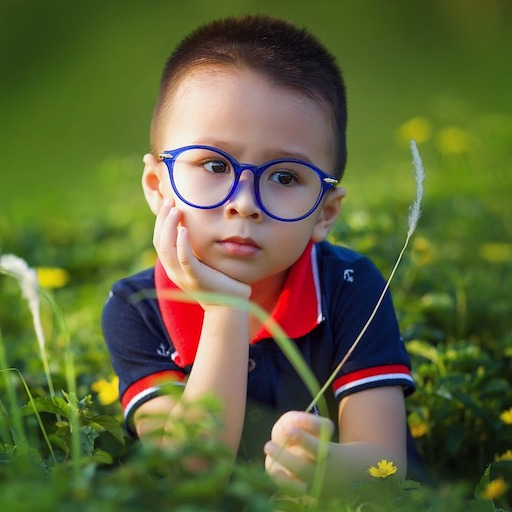
//> input picture resources_opencv/images/sample.jpg, 512 x 512 px
$ ./Image_In_Painting   (built with g++ and OpenCV 4)
//> lines starting //> are read from the running program, lines starting //| are printed output that depends on the picture; after the words box and inside, x2 and y2 are one past the last pixel; in counts of white or black regions, pixels touching at a corner belong together
### LearnOpenCV_course/Image_Analysis/dataPath.h

#include<string>
std::string DATA_PATH = "../resources_opencv";

### LearnOpenCV_course/Image_Analysis/Image_In_Painting.cpp
#include "opencv2/imgcodecs.hpp"
#include "opencv2/highgui.hpp"
#include "opencv2/imgproc.hpp"
#include "opencv2/photo.hpp"
#include "dataPath.h"
#include <iostream>

using namespace cv;
using namespace std;

// Объявляем объекты Mat для исходного изображения и маску для зарисовки
Mat img, inpaintMask;
// Объект Mat для вывода результата
Mat res;
Point prevPt (-1, -1);

// функция onMouse для обработки мыши
// Используется для рисования областей, необходимых для закрашивания
static void onMouse (int event, int x, int y, int flags, void*)
{
    if (event == EVENT_LBUTTONUP || !(flags & EVENT_FLAG_LBUTTON))
        prevPt = Point (-1, -1);
    else if (event == EVENT_LBUTTONDOWN)
        prevPt = Point (x, y);
    else if (event == EVENT_MOUSEMOVE && (flags & EVENT_FLAG_LBUTTON)) {
        Point pt (x, y);
        if (prevPt.x < 0) prevPt = pt;
        line (inpaintMask, prevPt, pt, Scalar::all (255), 5, 8, 0);
        line (img, prevPt, pt, Scalar::all (255), 5, 8, 0);
        prevPt = pt;
        imshow ("image", img);
        imshow ("image: mask", inpaintMask);
    }
}

int main (int argc, char** argv)
{
    cout << "Usage: ./inpaint <image_path>" << endl;
    cout << "Keys: " << endl;
    cout << "t - inpaint using FMM" << endl;
    cout << "n - inpaint using NS technique" << endl;
    cout << "r - reset the inpainting mask" << endl;
    cout << "ESC - exit" << endl;

    string filename;
    if (argc > 1)
        filename = argv [1];
    else
        filename = DATA_PATH + "/images/sample.jpg";

    // Прочитать изображение в цветном режиме
    img = imread (filename, IMREAD_COLOR);
//> img is the input picture: 512 rows x 512 cols, CV_8UC3; mean B, G, R 57.8, 101.6, 95.4
    Mat img_mask;
    // Возвращает ошибку, если изображение не считано правильно
    if (img.empty ()) {
        cout << "Failed to load image: " << filename << endl;
        return 0;
    }

    namedWindow ("image", WINDOW_AUTOSIZE);

    // Создать копию исходного изображения
    img_mask = img.clone ();
    // Инициализируем маску (черное изображение)
    inpaintMask = Mat::zeros (img_mask.size (), CV_8U);

    // Показать исходное изображение
    imshow ("image", img);
    setMouseCallback ("image", onMouse, NULL);

    for (;;) {
        char c = (char)waitKey ();
//> the left mouse button is pressed at (128, 128)
//> the mouse is dragged to (256, 256)
//> call 2 of onMouse, with event = 0, x = 256, y = 256, flags = 1
//> in onMouse (call 2), `line (inpaintMask, prevPt, pt, Scalar::all (255), 5, 8, 0);`:
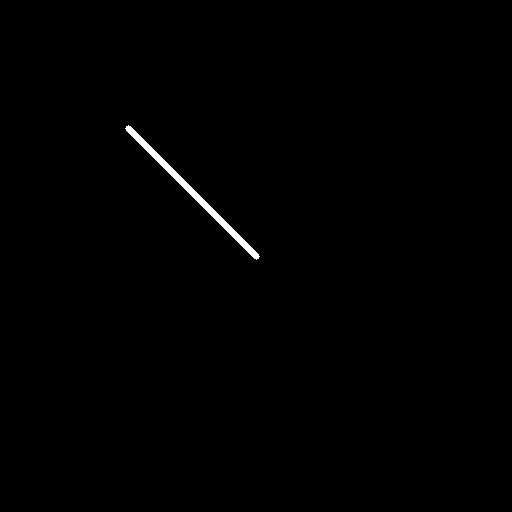
//> inpaintMask: 512 rows x 512 cols, CV_8UC1; 0.45% white; 1 white region, box (x1, y1, x2, y2) and area: (125, 125, 260, 260) 1181
//> in onMouse (call 2), `line (img, prevPt, pt, Scalar::all (255), 5, 8, 0);`:
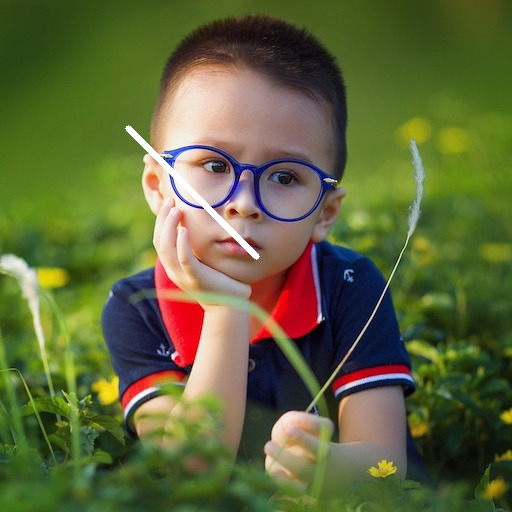
//> img: 512 rows x 512 cols, CV_8UC3; 0.45% of pixels changed, all inside (x1, y1, x2, y2) = (125, 125, 260, 260)
//> the mouse is dragged to (384, 384)
//> call 3 of onMouse, with event = 0, x = 384, y = 384, flags = 1
//> in onMouse (call 3), `line (inpaintMask, prevPt, pt, Scalar::all (255), 5, 8, 0);`:
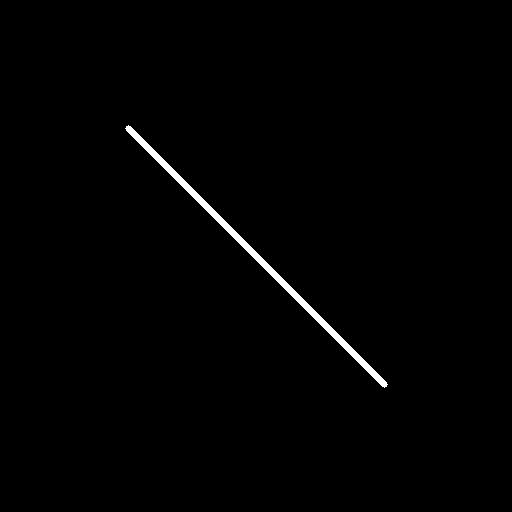
//> inpaintMask: 512 rows x 512 cols, CV_8UC1; 0.89% white; 1 white region, box (x1, y1, x2, y2) and area: (125, 125, 388, 388) 2333
//> in onMouse (call 3), `line (img, prevPt, pt, Scalar::all (255), 5, 8, 0);`:
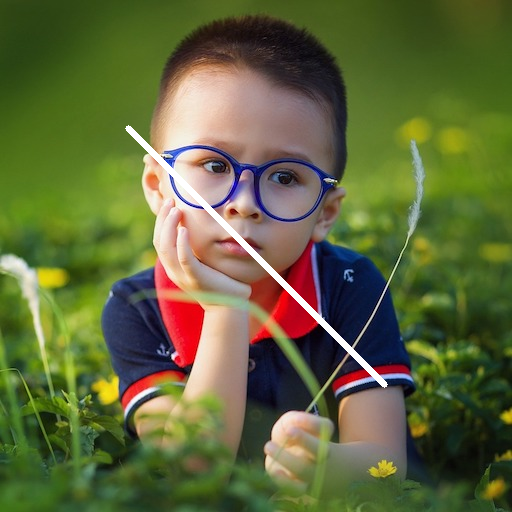
//> img: 512 rows x 512 cols, CV_8UC3; 0.44% of pixels changed, all inside (x1, y1, x2, y2) = (255, 255, 388, 388)
//> the button is released at (384, 384)
//> the Esc key is pressed
        if (c == 't') {
            // Используйте алгоритм, предложенный Алексендрой Телеа
            inpaint (img, inpaintMask, res, 3, INPAINT_TELEA);
            imshow ("Inpaint Output using FMM", res);
        }
        if (c == 'n') {
            // Используйте алгоритм, предложенный Бертальмио и др.
            inpaint (img, inpaintMask, res, 3, INPAINT_NS);
            imshow ("Inpaint Output using NS Technique", res);
        }
        if (c == 'r') {
            inpaintMask = Scalar::all (0);
            img_mask.copyTo (img);
            imshow ("image", inpaintMask);
        }
        if (c == 27) break;
    }
    return 0;
}

$ run again, with resources_opencv/images/Coins4.jpg copied over resources_opencv/images/sample.jpg
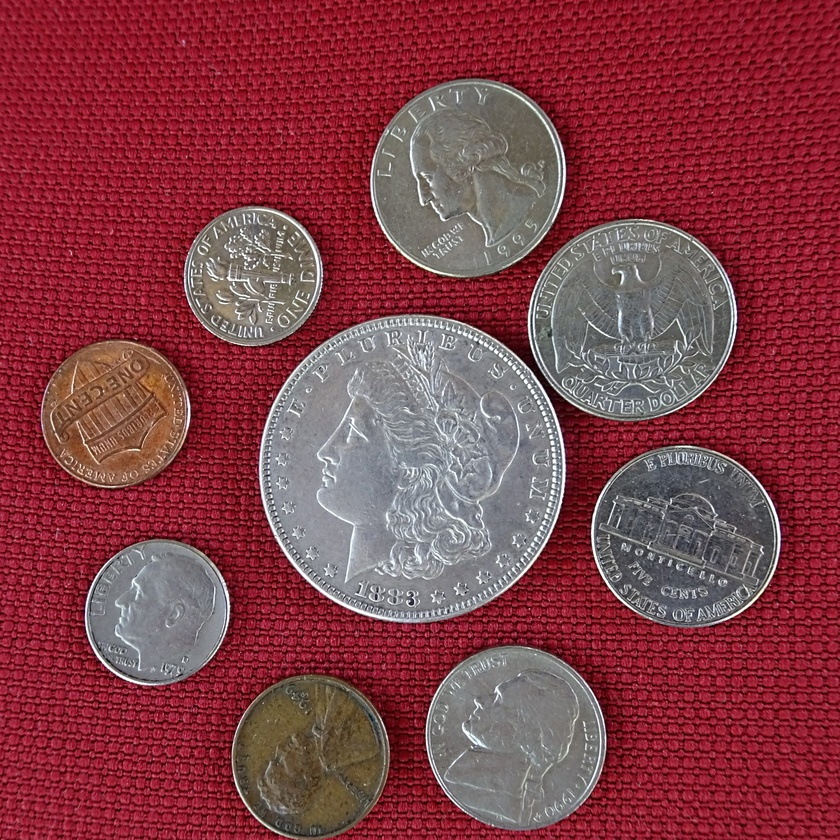
//> input picture resources_opencv/images/Coins4.jpg, 840 x 840 px, shrunk from 1920 x 1920 before the run
//> img is the input picture: 840 rows x 840 cols, CV_8UC3; mean B, G, R 71.7, 62.9, 131.7
//> inpaintMask: 840 rows x 840 cols, CV_8UC1; 0.27% white; 1 white region, box (x1, y1, x2, y2) and area: (207, 207, 424, 424) 1919
//> img: 840 rows x 840 cols, CV_8UC3; 0.27% of pixels changed, all inside (x1, y1, x2, y2) = (207, 207, 424, 424)
//> in onMouse (call 3), `line (inpaintMask, prevPt, pt, Scalar::all (255), 5, 8, 0);`:
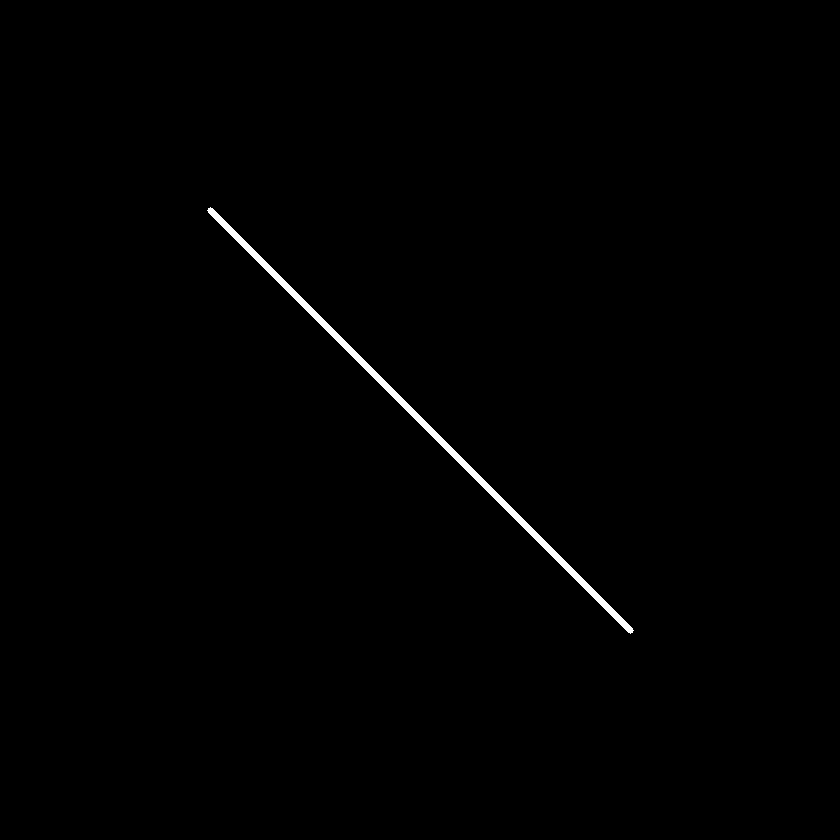
//> inpaintMask: 840 rows x 840 cols, CV_8UC1; 0.54% white; 1 white region, box (x1, y1, x2, y2) and area: (207, 207, 634, 634) 3809
//> in onMouse (call 3), `line (img, prevPt, pt, Scalar::all (255), 5, 8, 0);`:
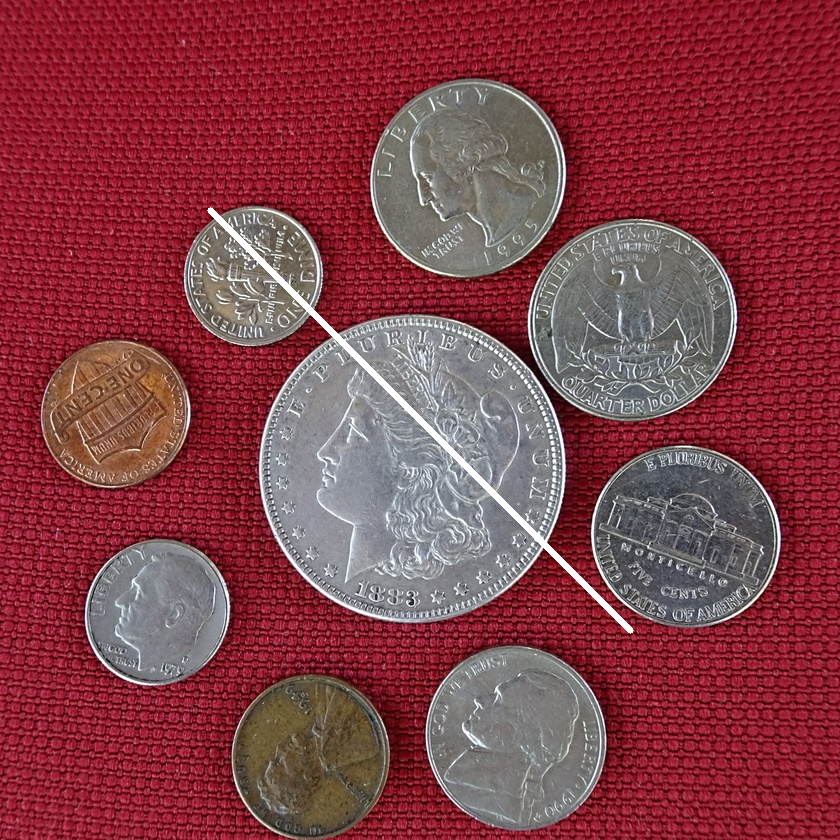
//> img: 840 rows x 840 cols, CV_8UC3; mean B, G, R 72.4, 63.7, 132.4
